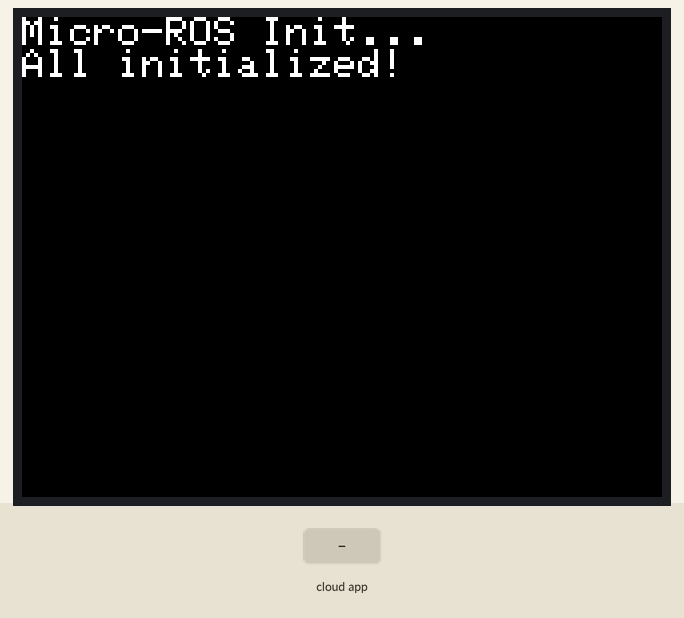
This sketch was run on a simulated ESP32. On the bench: 320×240 colour display. The test bench sets the inputs (shaded band). The ROS host is connected and sends only what is stated.

Above: at 3.5 s.
3.6 s: the phone or cloud app sets linear.x to -100
At 4.2 s:
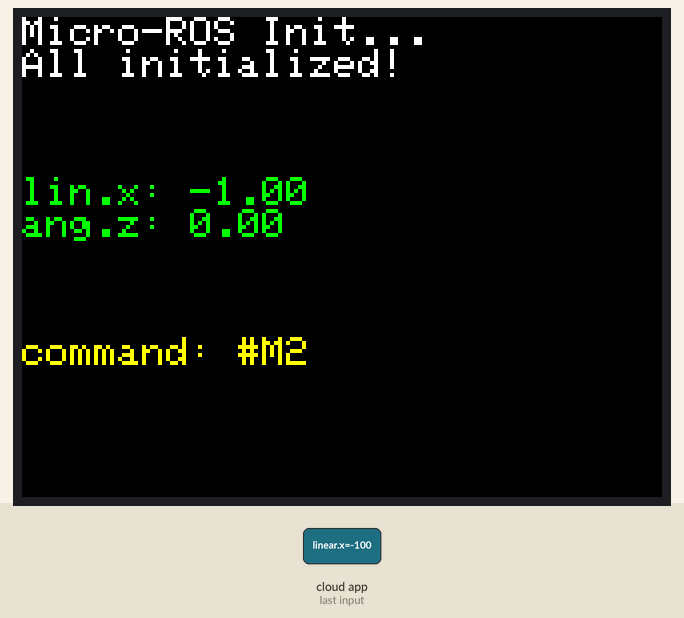
5.1 s: the phone or cloud app sets angular.z to -100
At 5.7 s:
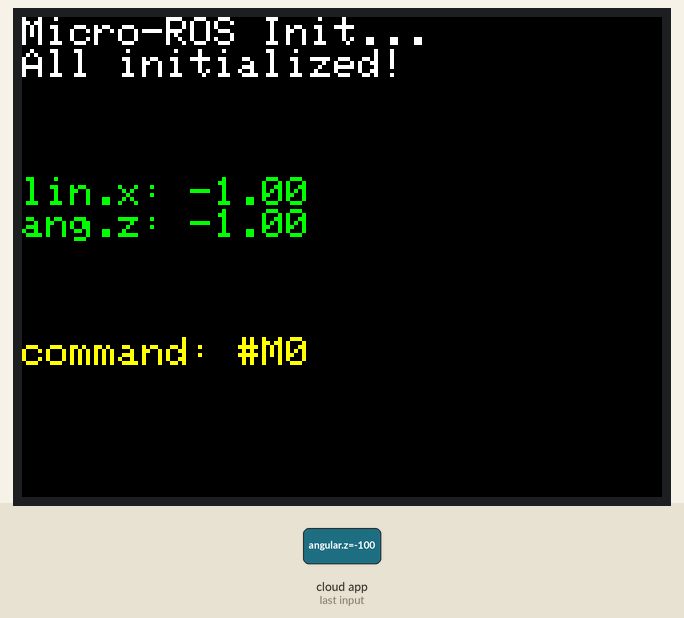
6.6 s: the phone or cloud app sets linear.x to 0
At 7.8 s:
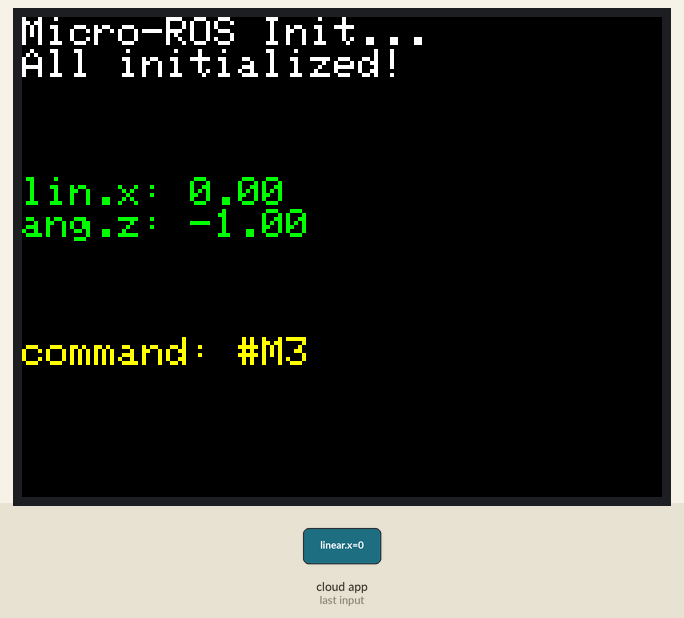
8.1 s: the phone or cloud app sets angular.z to 0
At 9.3 s:
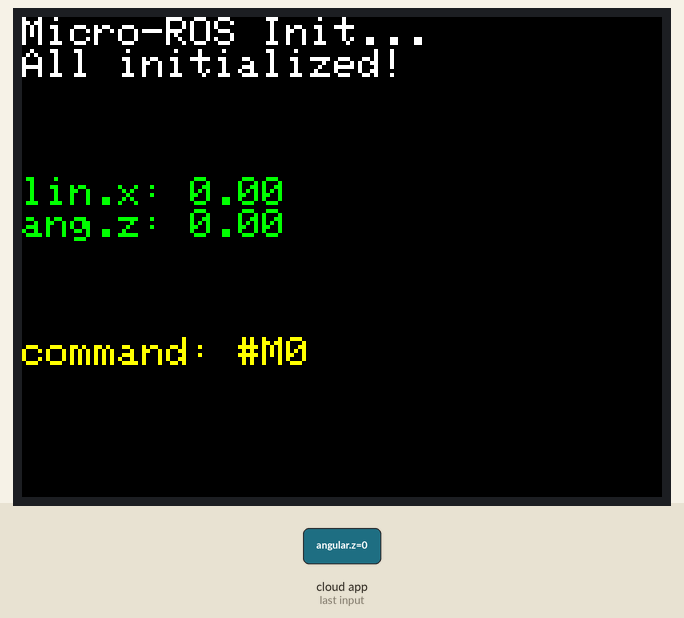
Timing chart, 0 to 10.6 s (numbered marks = the images above; inputs shaded):
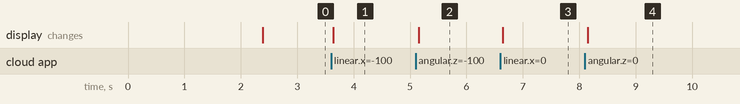

The sketch:

Rapiro_uros_teleop.ino
```cpp
#include <micro_ros_arduino.h>
#include <rcl/rcl.h>
#include <rclc/rclc.h>
#include <rclc/executor.h>
#include <rcl/error_handling.h>

#include <geometry_msgs/msg/twist.h>

#include <M5Unified.h>

// ROS entities
rcl_node_t node;
rclc_support_t support;
rcl_allocator_t allocator;
rclc_executor_t executor;

rcl_subscription_t cmd_vel_subscriber;

// messages
geometry_msgs__msg__Twist cmd_vel_msg;

char ssid[] = "SSID";
char password[] = "PASSWORD";
char host_ip[] = "HOST_IP";

// Error macros
#define RCCHECK(fn) { rcl_ret_t temp_rc = fn; if((temp_rc != RCL_RET_OK)){ \
  M5.Lcd.setCursor(0, 100); M5.Lcd.printf("ERROR: %s\n", #fn); error_loop(); }}
#define RCSOFTCHECK(fn) { rcl_ret_t temp_rc = fn; if((temp_rc != RCL_RET_OK)){}}

void error_loop() {
  M5.Lcd.setCursor(0, 30);
  M5.Lcd.setTextColor(RED);
  M5.Lcd.setTextSize(2);
  M5.Lcd.println("!!! ERROR !!!");
  while (1) delay(100);
}

// cmd_vel callback
void cmd_vel_callback(const void *msgin) {
  const geometry_msgs__msg__Twist *twist = (const geometry_msgs__msg__Twist *)msgin;
  String command = "#M0";

  M5.Lcd.setCursor(0, 80);
  M5.Lcd.fillRect(0, 80, 320, 100, BLACK);
  M5.Lcd.setTextColor(GREEN);
  M5.Lcd.printf("lin.x: %.2f\n", twist->linear.x);
  M5.Lcd.printf("ang.z: %.2f\n", twist->angular.z);

  if (twist->linear.x == 0.0 && twist->angular.z == 0.0) {
    command = "#M0";
  } else if (twist->linear.x > 0.0 && twist->angular.z == 0.0) {
    command = "#M1";
  } else if (twist->linear.x < 0.0 && twist->angular.z == 0.0) {
    command = "#M2";
  } else if (twist->linear.x == 0.0 && twist->angular.z < 0.0) {
    command = "#M3";
  } else if (twist->linear.x == 0.0 && twist->angular.z > 0.0) {
    command = "#M4";
  } else {
    command = "#M0";
  }

  M5.Lcd.setCursor(0, 160);
  M5.Lcd.setTextColor(YELLOW);
  M5.Lcd.printf("command: %s\n", command.c_str());

  Serial2.println(command);
}

void setup() {
  M5.begin();
  M5.Lcd.begin();
  M5.Lcd.setTextSize(2);
  M5.Lcd.setTextColor(WHITE, BLACK);
  M5.Lcd.clear();
  M5.Lcd.println("Micro-ROS Init...");

  Serial2.begin(57600);    // Motor command out

  set_microros_wifi_transports(ssid, password, host_ip, 8888);
  delay(2000);

  allocator = rcl_get_default_allocator();
  RCCHECK(rclc_support_init(&support, 0, NULL, &allocator));
  RCCHECK(rclc_node_init_default(&node, "uros_combined_node", "", &support));

  // Subscriber /cmd_vel
  RCCHECK(rclc_subscription_init_default(
    &cmd_vel_subscriber,
    &node,
    ROSIDL_GET_MSG_TYPE_SUPPORT(geometry_msgs, msg, Twist),
    "/cmd_vel"));

  // Executor
  RCCHECK(rclc_executor_init(&executor, &support.context, 2, &allocator));
  RCCHECK(rclc_executor_add_subscription(&executor, &cmd_vel_subscriber, &cmd_vel_msg, &cmd_vel_callback, ON_NEW_DATA));

  M5.Lcd.println("All initialized!");
}

void loop() {
  delay(10);
  RCSOFTCHECK(rclc_executor_spin_some(&executor, RCL_MS_TO_NS(100)));
}
```

Measured:
- after the input at 3.6 s, the display: changes at once (image 1)
- after the input at 5.1 s, the display: changes after 0.05 s (image 2)
- after the input at 6.6 s, the display: changes at once (image 3)
- after the input at 8.1 s, the display: changes after 0.05 s (image 4)
